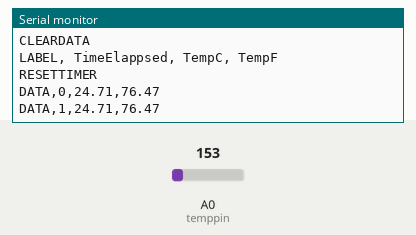
Simulated run of this sketch. Board: Arduino Uno, built with avr-gcc and run on an emulated ATmega328P. Shown: the last lines printed to the serial monitor. Inputs (shaded band) come from the test bench; at power-on: A0 (temppin) = 153.

Above: at 1.8 s.
1.9 s: A0 (temppin) set to 165
At 2.7 s:
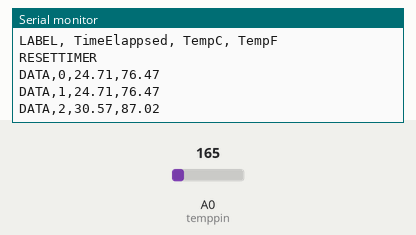
3.4 s: A0 (temppin) set to 175
At 4.8 s:
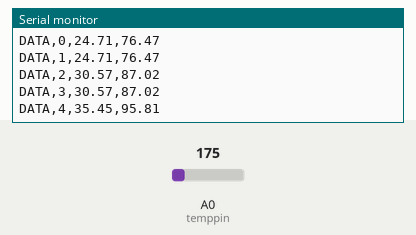
Timing chart, 0 to 6.4 s (numbered marks = the images above; inputs shaded):
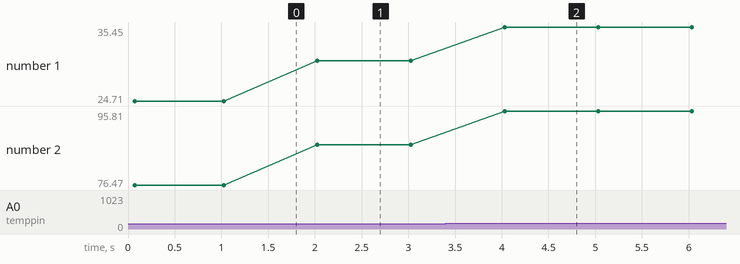

The sketch:

Temp_reading_one_Sesor.ino
```cpp
//assigning pin for the temperature sesor
int temppin=0;

void setup() {
Serial.begin(9600);
Serial.println("CLEARSHEET");  //setup so PLX-DAQ recieves data.
Serial.println("CLEARDATA");   //aka talking to PLX-DAQ
Serial.println("LABEL, TimeElappsed, TempC, TempF");  //Label the columns in the Excel spreadsheet
Serial.println("RESETTIMER");
}

void loop() {
 Serial.print("DATA,"); //PLX-DAQ no knows that it will recieve data

unsigned long ElapsedTime=millis(); //Reads how much time has elapsed since the beggining of he experiment
ElapsedTime=ElapsedTime*0.001; //convert milliseconds to seconds

int temp=analogRead(temppin); //Readiag data from the hot sensor. Stored as a 10bit number
float voltage = temp * 5.0/1024;
float tempC=(voltage - 0.5) * 100; //Converting 10bit number to the temperature.

float tempF=((tempC*9/5)+32); //Convert to Fahrenheit
//print data. Separate data print outs with by comma, so PLX-DAQ recognizes it as separate data
Serial.print(  ElapsedTime ); //print how much time elapsed since the begginign of the experiment
Serial.print(",");
Serial.print(  tempC ); //print the temp in Celsius
Serial.print(",");
Serial.println(  tempF ); //print temp in Fahrenheit

delay(1000); //repeat the loop every second (take data every second)

}
```

Measured:
- after the input at 1.9 s, the serial monitor: prints a new line after 0.13 s (image 1)
- after the input at 3.4 s, the serial monitor: prints a new line after 0.63 s (image 2)
- plotted number 1: 24.71 → 30.57 after the input at 1.9 s, 30.57 → 35.45 after the input at 3.4 s
- plotted number 2: 76.47 → 87.02 after the input at 1.9 s, 87.02 → 95.81 after the input at 3.4 s
